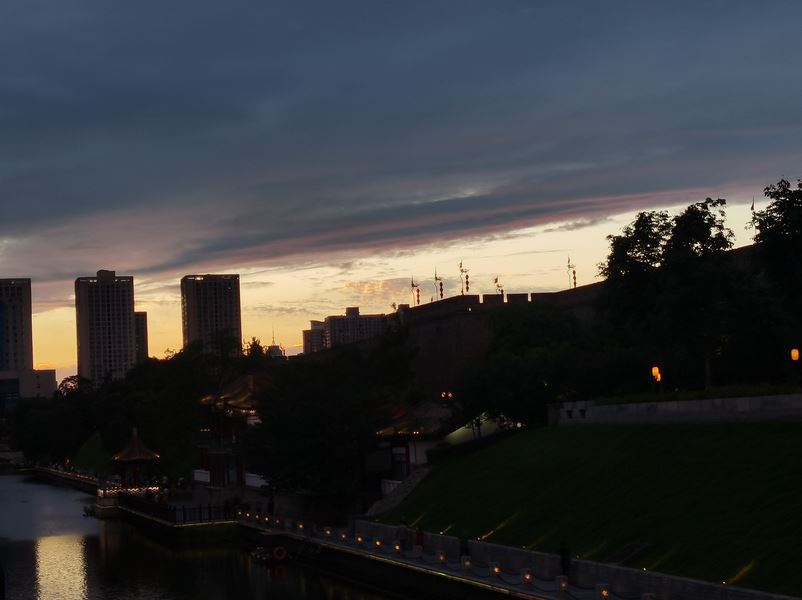
#> input picture image1.jpg, 802 x 600 px
$ python 'Histogram equalization.py'
#> lines starting #> are read from the running program, lines starting #| are printed output that depends on the picture
import cv2
import numpy as np


from matplotlib import pyplot as plt

img = cv2.imread("image1.jpg")
#> img is the input picture: shape (600, 802, 3); mean B, G, R 59.1, 56.6, 55
B, G, R = cv2.split(img)  # get single 8-bits channel
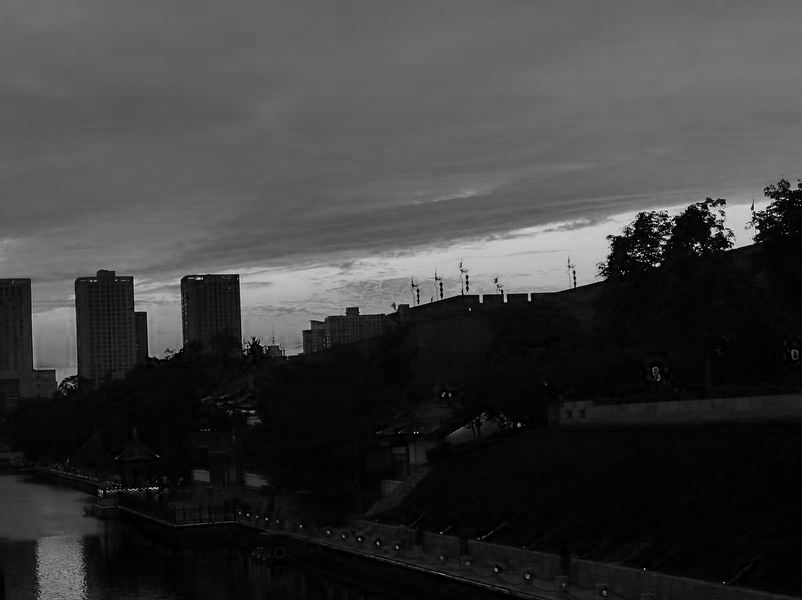
#> B: shape (600, 802); min 0, max 253, mean 59.1
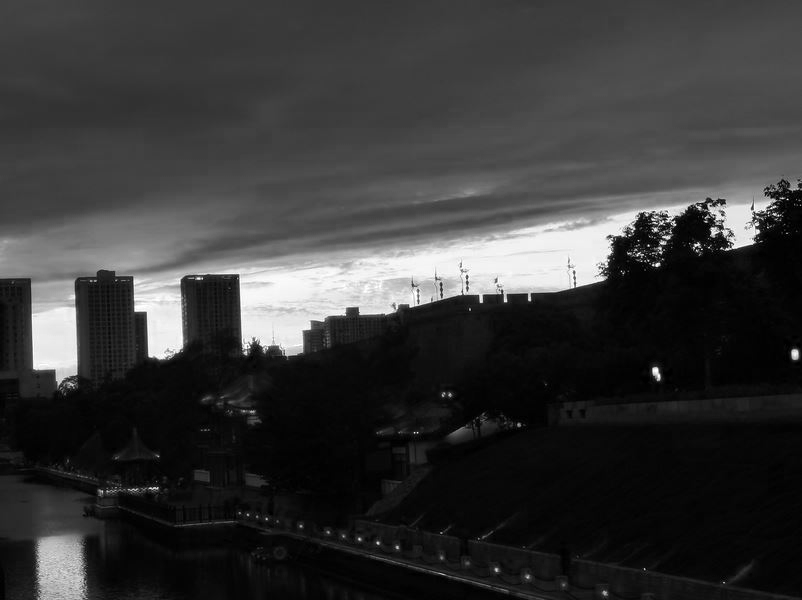
#> R: shape (600, 802); min 0, max 255, mean 55
b = cv2.equalizeHist(B)
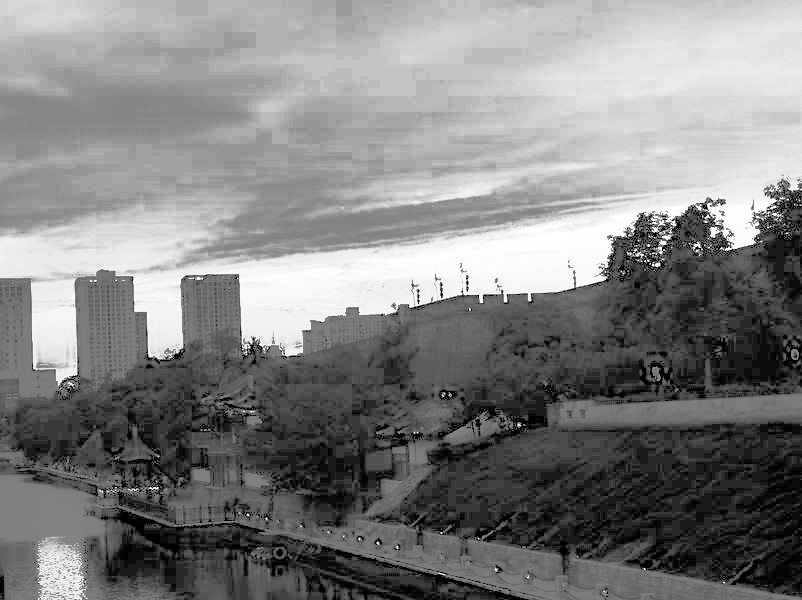
#> b: shape (600, 802); min 0, max 255, mean 129.4
g = cv2.equalizeHist(G)
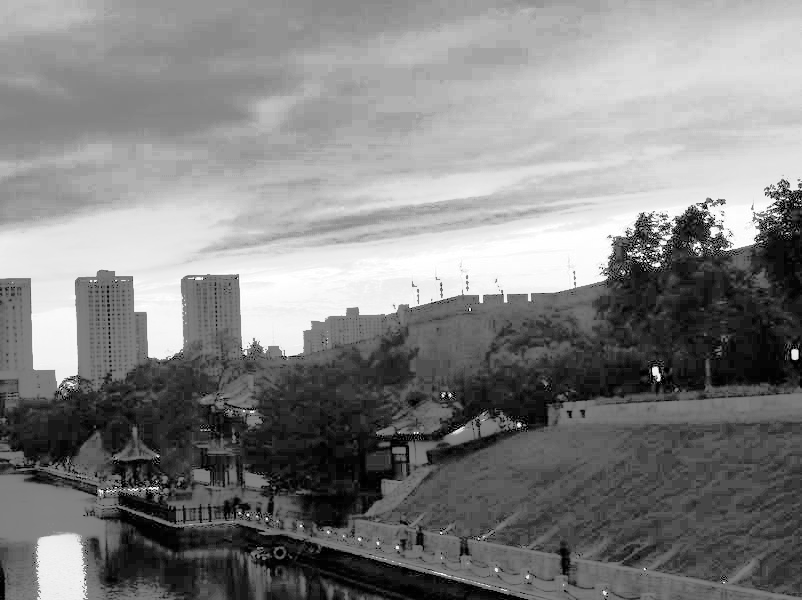
#> g: shape (600, 802); min 0, max 255, mean 129.6
r = cv2.equalizeHist(R)
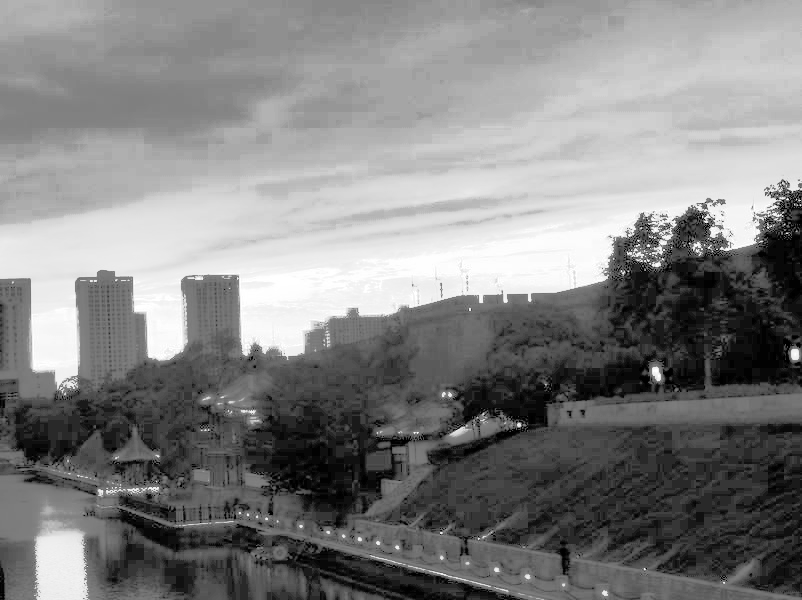
#> r: shape (600, 802); min 0, max 255, mean 129.7
equal_img = cv2.merge((b, g, r))  # merge it back
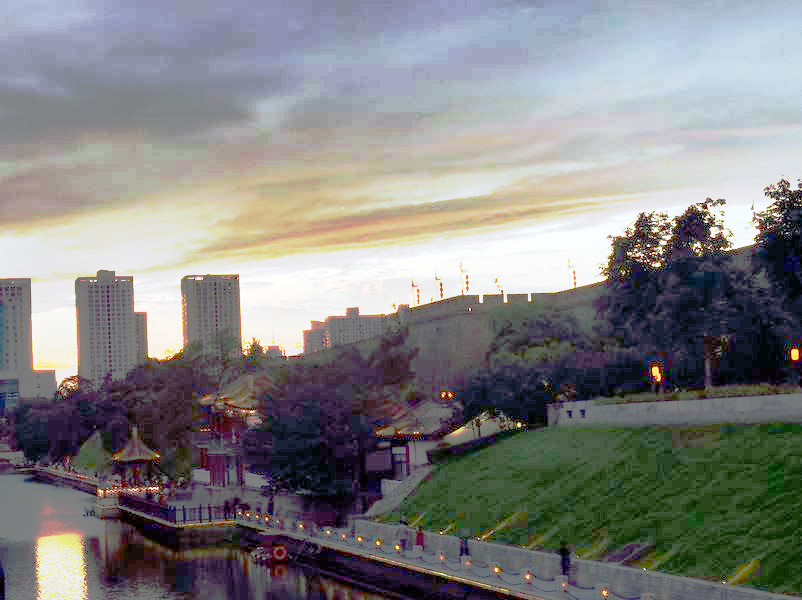
#> equal_img: shape (600, 802, 3); mean B, G, R 129.4, 129.6, 129.7

hist_b = cv2.calcHist([equal_img], [0], None, [256], [0, 256])
#> hist_b = 256 values, max 31329 at index 41, min 0 at index 2, mean 1879.7
hist_B = cv2.calcHist([img], [0], None, [256], [0, 256])
#> hist_B = 256 values, max 31329 at index 5, min 0 at index 234, mean 1879.7

plt.subplot(1, 2, 1)
plt.plot(hist_B, 'b')
plt.title('原图B通道的直方图', fontdict={'family': 'KaiTi', 'size': 10})
plt.subplot(1, 2, 2)
plt.title('均衡化后B通道的直方图', fontdict={'family': 'KaiTi', 'size': 10})
plt.plot(hist_b, 'b')
plt.show()
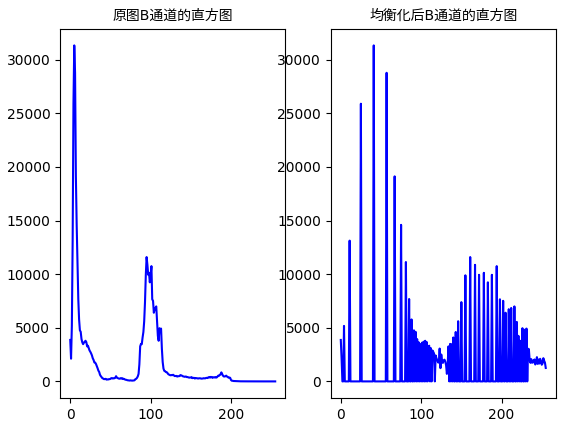
#> figure drawn by matplotlib, 2 panels; panel 1: curve peaks at x = 5, y = 31329; panel 2: curve peaks at x = 41, y = 31329
cv2.imwrite("image.jpg", equal_img)

cv2.imshow("orj", img)
cv2.imshow("equal_img", equal_img)
cv2.waitKey(0)

$ run again, with Gamma transform.PNG saved as image1.jpg
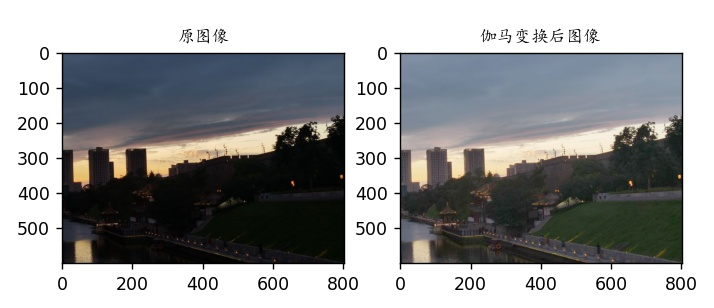
#> input picture Gamma transform.PNG, 714 x 308 px
#> img is the input picture: shape (308, 714, 3); mean B, G, R 155.7, 155, 153.8
#> `equal_img = cv2.merge((b, g, r))`:
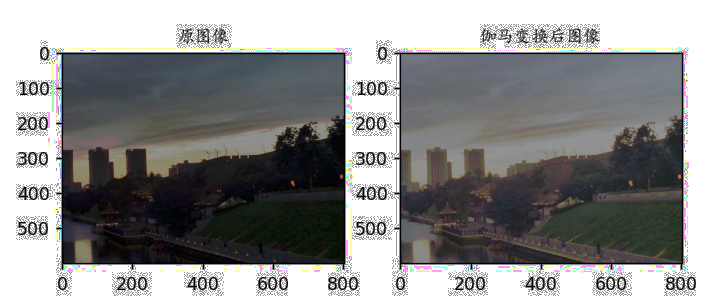
#> equal_img: shape (308, 714, 3); mean B, G, R 146, 146.3, 145.9
#> hist_b = 256 values, max 84597 at index 255, min 0 at index 3, mean 859
#> hist_B = 256 values, max 84597 at index 255, min 5 at index 239, mean 859
#> `plt.show()`:
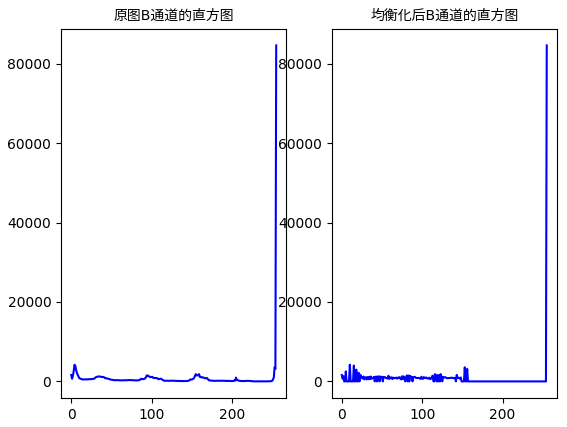
#> figure drawn by matplotlib, 2 panels; panel 1: curve peaks at x = 255, y = 84597; panel 2: curve peaks at x = 255, y = 84597

$ run again, with Histogram equalization.PNG saved as image1.jpg
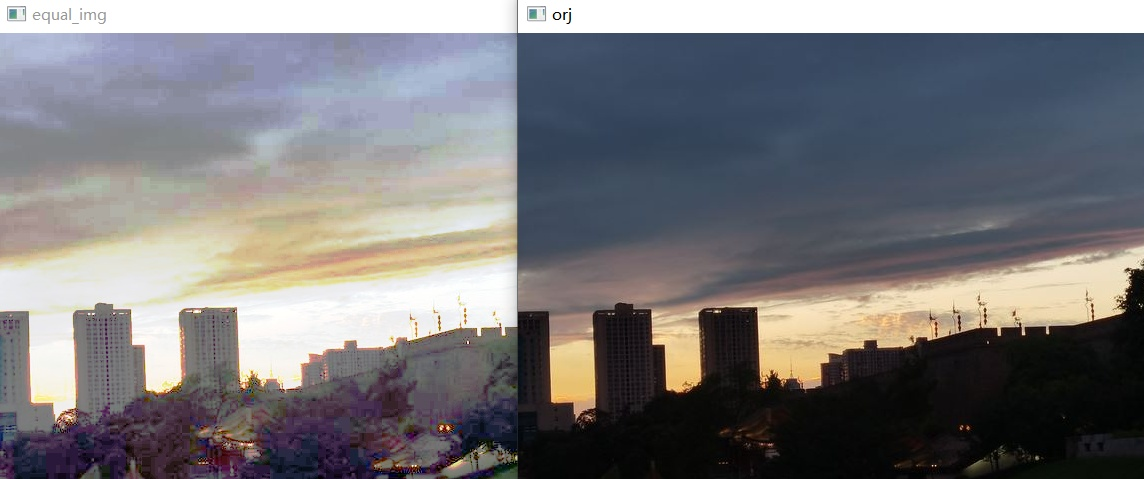
#> input picture Histogram equalization.PNG, 1144 x 479 px
#> img is the input picture: shape (479, 1144, 3); mean B, G, R 122.1, 119.5, 120.7
#> `equal_img = cv2.merge((b, g, r))`:
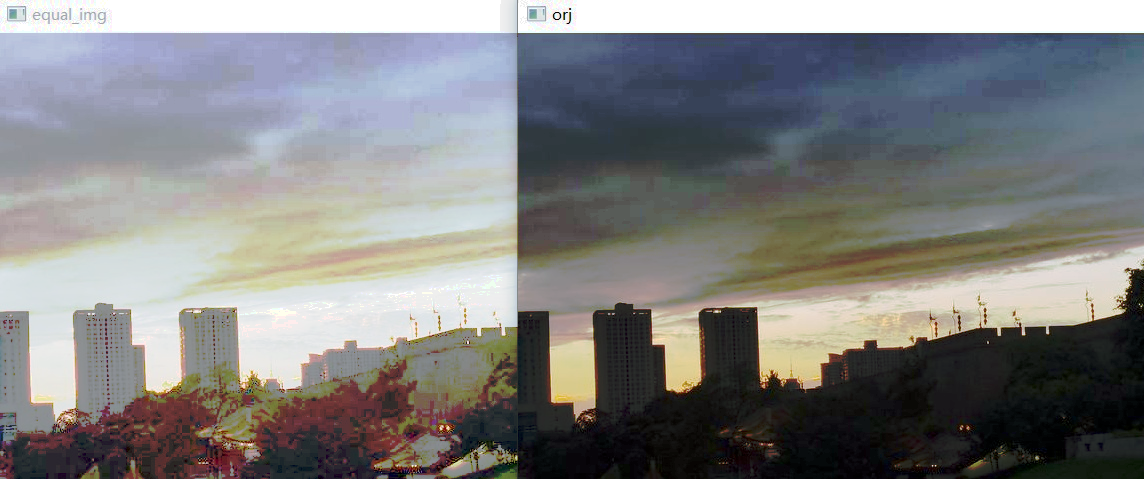
#> equal_img: shape (479, 1144, 3); mean B, G, R 128.7, 128.8, 128.7
#> hist_b = 256 values, max 35024 at index 255, min 0 at index 2, mean 2140.5
#> hist_B = 256 values, max 35024 at index 255, min 279 at index 50, mean 2140.5
#> `plt.show()`:
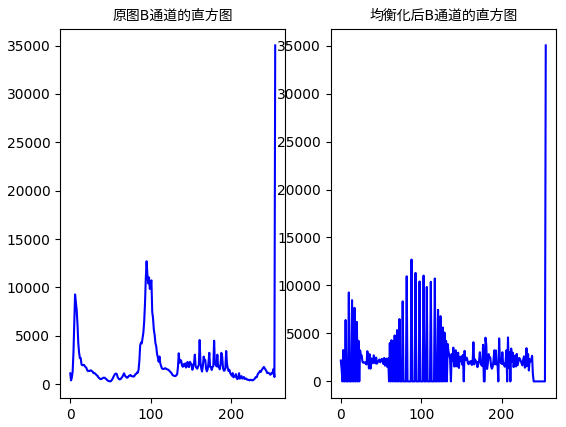
#> figure drawn by matplotlib, 2 panels; panel 1: curve peaks at x = 255, y = 35024; panel 2: curve peaks at x = 255, y = 35024
